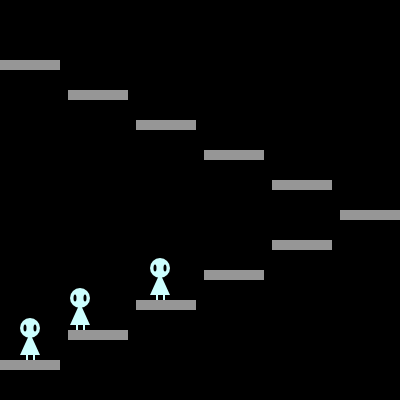
Frame 1 (no input)
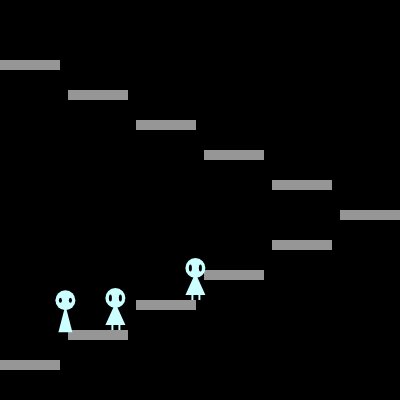
Frame 60 (no input)
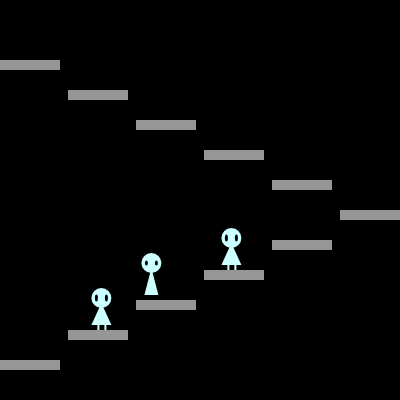
Frame 120 (the mouse pressed at the canvas centre since frame 60)

The p5.js sketch that drew these frames (run headless with seeded random() and noise() and a simulated clock; from frame 60 on, the mouse is pressed at the canvas centre):

// p5.js sketch
// ── sketch.js
/*
Project 5 - NPC Hopper
Author: Chenyi Wang
Date: 10/04/22

This project has a tilemap of 400x400 with several staircases.
There are 3 NPC hoppers start at different locations on the stairs, and will climb upward.
The player can control the dropping of the balls with the space-bar.

The NPC dies when a ball hits it or fall off the stairs.
When all NPC characters have been killed, the player wins.
When any NPC reaches the second highest step in the stair-case, game over.

When the player either wins or loses, if the ENTER key is pressed, the game will restart.

Note: Each NPC has knowledge of the staircase, as well as the positions of all the balls.
The NPC will avoid the ball by taking a step back when it is not in the jump state.
When the ball is on the same step as the NPC and is very close to the NPC, the NPC will jump over the ball.
*/

var tileMap = [
  "      ",
  "      ",
  "s     ",
  " s    ",
  "  s   ",
  "   s  ",
  "    s ",
  "     s",
  "    s ",
  "   s  ",
  "  s   ",
  " s    ",
  "s     ",
  "      ",
  "      ",
  "      ",];

class stairObj {
  constructor(x, y) {
    this.x = x;
    this.y = y;
  }
}

var stairs = [];
function initializeTilemap() {
  for (var i = 0; i < tileMap.length; i++) {
    for (var j = 0; j < tileMap[i].length; j++) {
      if (tileMap[i][j] === 's') {
        stairs.push(new stairObj(j*68, i*30));
      }
    }
  }
}

function displayTilemap() {
  fill(150);  // grey
  noStroke();
  for (var i = 0; i < stairs.length; i++) {
    rect(stairs[i].x, stairs[i].y, 60, 10);
  }
}

class ballObj {
  constructor(x, y) {
    this.pos = new p5.Vector(x, y);
    this.velocity = new p5.Vector(0, 0);
    this.acceleration = new p5.Vector(0, 0);
    this.size = 15;
    this.mass = this.size/5;
    this.valid = 1;
    this.angle = 0;
    this.aVelocity = 0;
    this.trajectory = new p5.Vector(0, 0);
    this.pPos = new p5.Vector(0, 0);  // previous position
  }

  draw() {
    push();
    translate(this.pos.x, this.pos.y);
    rotate(this.angle);
    noStroke();
    fill(255, 255, 204);  // light yellow
    circle(0, 0, this.size);
    fill(255, 102, 102);  // light red
    textSize(15);
    text("★", -6, 5);
    pop();
  }

  applyForce(force) {
    var f = p5.Vector.div(force, this.mass);
    this.acceleration.add(f);
  }

  update() {
    var gravityForce = p5.Vector.mult(gravity, this.mass);
    this.applyForce(gravityForce);
    var windForce = p5.Vector.mult(wind, this.mass);
    windForce.mult(windSpeed);
    this.applyForce(windForce);
    var airFriction = p5.Vector.mult(this.velocity, -0.02);
    this.applyForce(airFriction);
    this.velocity.add(this.acceleration);
    
    this.pPos.set(this.pos.x, this.pos.y);
    this.pos.add(this.velocity);
    this.trajectory.set(this.pos.x-this.pPos.x, this.pos.y-this.pPos.y);

    // the ball spins while in air or rolling
    this.aVelocity = this.velocity.mag() * 6;
    this.angle += this.aVelocity;
    
    // Each ball will bounce on the stair as it hits the step on the stair
    for (var i = 0; i < stairs.length; i++) {
      if (this.pos.x >= stairs[i].x && this.pos.x <= stairs[i].x+60) {
        if (this.pos.y > (stairs[i].y-this.size/2)) {
          this.pos.y = stairs[i].y-this.size/2;
          this.velocity.y *= -1;
        }
      }
    }

    if (this.pos.x > (width+this.size/2)) {
      this.pos.x = -this.size/2;
    }

    this.acceleration.set(0, 0);

    // When the ball hits the right border of the canvas, it will disappear.
    if (this.pos.x >= 400) {  
      this.valid = 0;
    } 
  }
}

class npcObj {
  constructor(x, y) {
    this.pos = new p5.Vector(x, y);
    this.velocity = new p5.Vector(0, 0);
    this.acceleration = new p5.Vector(0, 0);
    this.force = new p5.Vector(0, 0);
    this.jump = 0;
    this.inAir = 0;
    this.left = 0;
    this.right = 0;
    this.botHalf = 0;
    this.dead = 0;
    this.avoidTarget = new p5.Vector(0, 0);
  }

  draw() {
    noStroke();
    fill(204, 255, 255);  // light blue
    switch (this.inAir) {
      case 0: // normal mode       
        triangle(this.pos.x, this.pos.y, this.pos.x+10, this.pos.y+22, this.pos.x-10, this.pos.y+22);
        circle(this.pos.x, this.pos.y-5, 20);
        rect(this.pos.x-4, this.pos.y+22, 2, 5);
        rect(this.pos.x+3, this.pos.y+22, 2, 5);
        fill(0);
        ellipse(this.pos.x-5, this.pos.y-5, 3, 7);
        ellipse(this.pos.x+5, this.pos.y-5, 3, 7);
        break;
      case 1: // jump mode
        triangle(this.pos.x, this.pos.y, this.pos.x+7, this.pos.y+27, this.pos.x-7, this.pos.y+27);
        circle(this.pos.x, this.pos.y-5, 20);
        fill(0);
        ellipse(this.pos.x-5, this.pos.y-5, 3, 5);
        ellipse(this.pos.x+5, this.pos.y-5, 3, 5);
        break;
    }

    this.acceleration.set(0, 0);  // reset acceleration
  }

  applyForce(force) {
    this.acceleration.add(force);
  }

  move() {
    if (this.left === 1) {
      this.velocity.x = 0;
      this.force.set(backForce);
    }
    if (this.right === 1) {
      this.velocity.x = 0;
      this.force.set(walkForce);
    }
    if (this.jump === 1) {
      this.force.add(jumpForce);
      this.inAir = 1;
    }
  }

   avoidBall() {
    for (var i = 0; i < balls.length; i++) {
      var distance = dist(balls[i].pos.x, balls[i].pos.y, this.pos.x, this.pos.y);
      if (this.botHalf === 0 && balls[i].pos.x < this.pos.x 
        && distance > 10 && distance < 70) {
        this.avoidTarget.set(balls[i].trajectory.x, balls[i].trajectory.y);
        this.avoidTarget.mult(15);
        this.avoidTarget.x += balls[i].pos.x;
        this.avoidTarget.y += balls[i].pos.y;

        if (this.inAir === 0) {
          this.left = 0;
          if (this.avoidTarget.x < this.pos.x) {
            if ((this.pos.x-this.avoidTarget.x) < 3 && this.avoidTarget.y > this.pos.y + 20) {
              this.jump = 1;
            }
            if (this.avoidTarget.y > this.pos.y) {
              this.right = 1;
            }
          }
          else {
            this.left = 1;
          }
        }
      }
    }
  } 

  climb() {
    if (this.botHalf === 1) {
      for (var i = 5; i < stairs.length; i++) {
        if (this.pos.x >= stairs[i].x && this.pos.x <= stairs[i].x+60) {
          if (this.pos.y+27 >= stairs[i].y && this.pos.y+27 < stairs[i].y+10) {
            this.pos.y = stairs[i].y-27;
            this.velocity.y = 0;  // reset velocity on landing
            this.jump = 0;
            this.inAir = 0;
          }
          this.left = 0;
          this.right = 1;
        }
        else {
          if (this.inAir === 0){
            if (this.pos.x < stairs[i].x) {
              this.jump = 1;
            }
          }
          else {
            this.jump = 0;
          }
          this.force.set(0, 0);
        }
      }
    }
    else {
      for (var i = 0; i < 6; i++) {
        if (this.pos.x >= stairs[i].x && this.pos.x <= stairs[i].x+60) {
          if (this.pos.y+27 >= stairs[i].y && this.pos.y+27 < stairs[i].y+10) {
            this.pos.y = stairs[i].y-27;
            this.velocity.y = 0;  // reset velocity on landing
            this.jump = 0;
            this.inAir = 0;
          }
          this.right = 0;
          this.left = 1;
        }
        else {
          if (this.inAir === 0){
            if (this.pos.x > stairs[i].x) {
              this.jump = 1;
            }
          }
          else {
            this.jump = 0;
          }
          this.force.set(0, 0);
        }
      }
    }
  }

  update() {
    if (win === 0 && gameOver === 0) {
      this.avoidBall();
    } 
    this.move();
    this.applyForce(this.force);
    this.applyForce(gravity);
    this.velocity.add(this.acceleration);
    this.pos.add(this.velocity);

    if (this.pos.y+27 > 230) {
      this.botHalf = 1;
    }
    if (this.pos.x >= 385) {
      this.botHalf = 0;
    }
    
    this.climb();
    this.stay();
    this.checkState();
  }

  stay() {
    // stay inside the map
    if (this.pos.x < 15) {
      this.pos.x = 15;
      this.velocity.x = 0;
    }
    else if (this.pos.x > 390) {
      this.pos.x = 390;
      this.velocity.x = 0;
    }
  }

  checkState() {
    // The player loses when any NPC reaches the second highest step in the stair-case.
    if (this.pos.x >= 10 && this.pos.x <= 120 && this.pos.y < 100) {
      gameOver = 1;
    }

    // The NPC dies when fall off the stairs hitting the bottom border.
    if (this.pos.y+27 >= height) {
      this.dead = 1;
    }

    // When a ball hits the NPC, the NPC dies and disappears.
    for (var i = 0; i < balls.length; i++) {
      if (gameOver === 0 && this.dead === 0 
        && dist(this.pos.x, this.pos.y, balls[i].pos.x, balls[i].pos.y) < 15) {
        this.dead = 1;
      }
    } 
  }
}

function initNPC() {
  npcChar = [new npcObj(30, 333), new npcObj(80, 303), new npcObj(160, 273)];
}

function keyPressed() {
  // generate a ball when the space-bar is pressed
  if (keyCode === 32) { 
    balls.push(new ballObj(30, -30));
  }
}

function checkRestart() {
  if (keyIsDown(13) && (win === 0 || gameOver === 0)) {
    initialize = 1;
  }
}

var npcChar;
var balls = [];
var gravity, walkForce, backForce, jumpForce, wind;
var windSpeed = 0.018;
var initialize = 1;
var gameOver = 0;
var win = 1;

function setup() {
  createCanvas(400, 400);
  gravity = new p5.Vector(0, 0.15);
  walkForce = new p5.Vector(0.6, 0);
  backForce = new p5.Vector(-0.6, 0);
  jumpForce = new p5.Vector(0, -4);
  wind = new p5.Vector(1, 0);
  initializeTilemap();
  initNPC();
}

function draw() {
   // initialize the game
   if (initialize === 1) {
    initialize = 0;
    initializeTilemap();
    initNPC();
    balls = [];
    gameOver = 0;
  } 

  background(0);  // black
  displayTilemap();
  
  win = 1;
  for (var i = 0; i < 3; i++) {
    if (npcChar[i].dead === 0) {
      win = 0;
      npcChar[i].update();
      npcChar[i].draw();
    }
  } 

  for (var i = 0; i < balls.length; i++) {
    if (balls[i].valid === 1) {
      balls[i].update();
      balls[i].draw();
    }
  }

   if (gameOver === 1) {
    fill(255);
    textStyle(BOLD);
    textFont('Courier New', 40);
    text("GAME OVER", 80, 235);
    textStyle(NORMAL);
    textFont('Courier New', 14);
    text("Press ENTER to restart", 90, 260);
    checkRestart();
  }
  else if (win === 1) {
    fill(255);
    textStyle(BOLD);
    textFont('Courier New', 40);
    text("YOU WIN!", 100, 235);
    textStyle(NORMAL);
    textFont('Courier New', 14);
    text("Press ENTER to restart", 90, 260);
    checkRestart();
  }  

}
